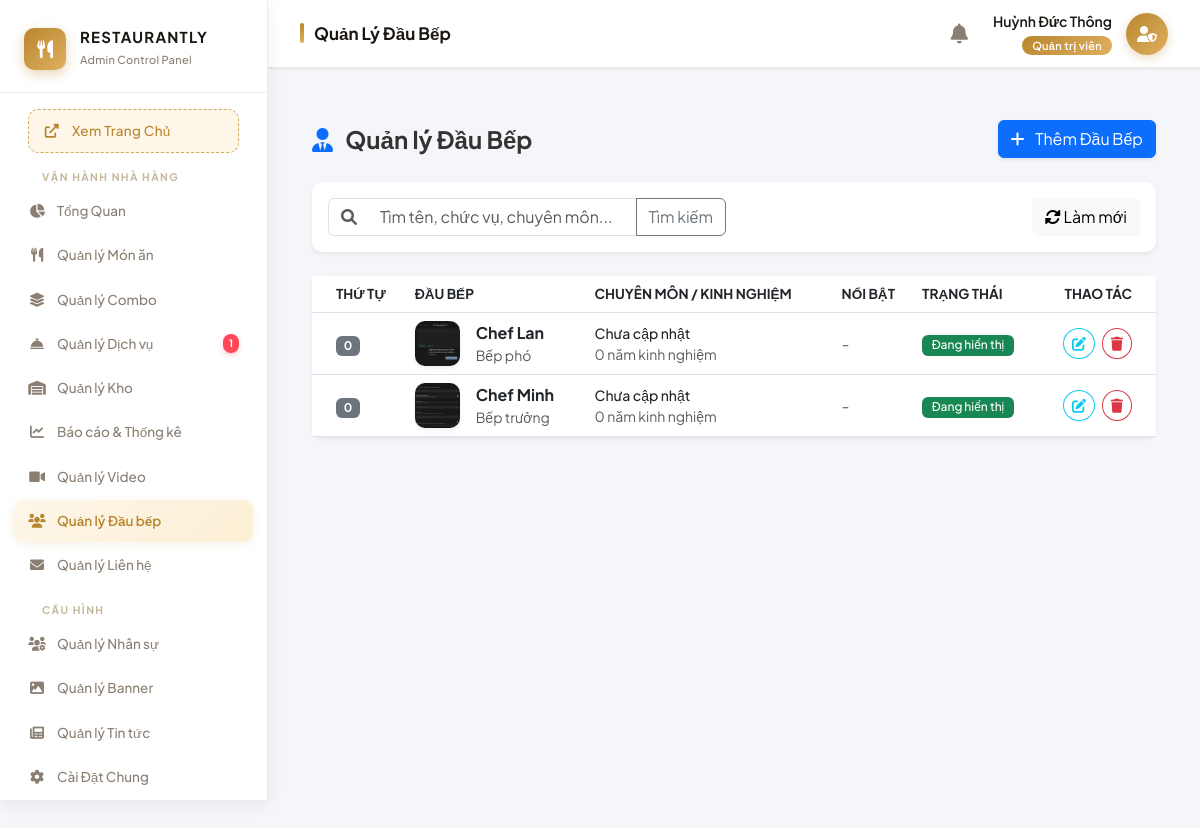
/admin/manage_chefs.php (signed in), run on an earlier commit of the app's database.
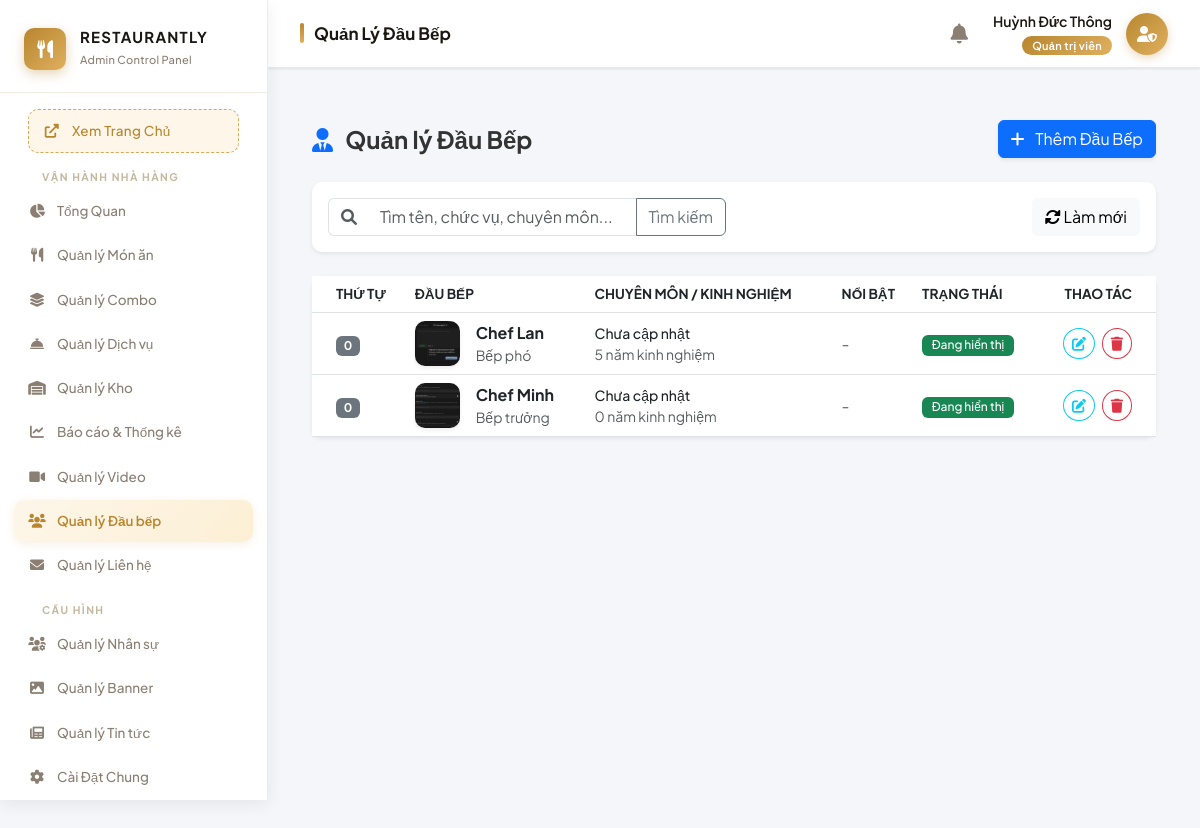
And on a later commit of the database.
### tables this page shows
CREATE TABLE `chefs` (
  `id` int(11) NOT NULL,
  `name` varchar(100) DEFAULT NULL,
  `position` varchar(100) DEFAULT NULL,
  `image` varchar(255) DEFAULT NULL,
  `experience` int(11) DEFAULT 0,
  `specialty` varchar(255) DEFAULT NULL,
  `description` text DEFAULT NULL,
  `quote` varchar(255) DEFAULT NULL,
  `facebook` varchar(255) DEFAULT NULL,
  `instagram` varchar(255) DEFAULT NULL,
  `email` varchar(255) DEFAULT NULL,
  `is_active` tinyint(1) DEFAULT 1,
  `is_featured` tinyint(1) DEFAULT 0,
  `sort_order` int(11) DEFAULT 0
);

### admin/manage_chefs.php (the view, shortened to what the changed rows need)
<?php
include '../public/admin_layout_header.php';
$db = (new Database())->getConnection();
$page = isset($_GET['page']) ? max(1, (int)$_GET['page']) : 1;
$limit = 10;
$offset = ($page - 1) * $limit;
$where = ["1=1"];
$params = [];
$where_clause = implode(" AND ", $where);
$sql = "SELECT * FROM chefs WHERE $where_clause ORDER BY sort_order ASC, id DESC LIMIT $limit OFFSET $offset";
$stmt = $db->prepare($sql);
$stmt->execute($params);
$chefs = $stmt->fetchAll(PDO::FETCH_ASSOC);
?>
<div class="container-fluid py-4 min-vh-100">
    <div class="card card-custom p-0 shadow-sm border-0">
        <div class="table-responsive">
            <table class="table table-hover align-middle mb-0 text-dark">
                <thead class="bg-light text-muted" style="font-size: 0.85rem; text-transform: uppercase;">
                    <tr>
                        <th class="ps-4">Thứ tự</th>
                        <th>Đầu bếp</th>
                        <th>Chuyên môn / Kinh nghiệm</th>
                        <th>Nổi bật</th>
                        <th>Trạng thái</th>
                        <th class="text-end pe-4">Thao tác</th>
                    </tr>
                </thead>
                <tbody>
                    <?php foreach ($chefs as $chef): ?>
                        <tr>
                            <td class="ps-4">
                                <span class="badge bg-secondary"><?= $chef['sort_order'] ?></span>
                            </td>
                            <td>
                                <div class="d-flex align-items-center gap-3">
                                    <?php if ($chef['image']): ?>
                                        <img src="/restaurant-project/public/assets/img/chefs/<?= htmlspecialchars($chef['image']) ?>" class="shadow-sm" style="width: 45px; height: 45px; object-fit: cover; border-radius: 10px;" alt="Avatar">
                                    <?php else: ?>
                                        <div class="avatar-placeholder">
                                            <?= strtoupper(mb_substr($chef['name'], 0, 1)) ?>
                                        </div>
                                    <?php endif; ?>
                                    <div>
                                        <div class="fw-bold text-dark"><?= htmlspecialchars($chef['name']) ?></div>
                                        <div class="text-muted small"><?= htmlspecialchars($chef['position']) ?></div>
                                    </div>
                                </div>
                            </td>
                            <td>
                                <div class="small fw-medium text-dark"><?= htmlspecialchars($chef['specialty'] ?: 'Chưa cập nhật') ?></div>
                                <div class="small text-muted"><?= $chef['experience'] ?> năm kinh nghiệm</div>
                            </td>
                            <td>
                                <?php if ($chef['is_featured']): ?>
                                    <span class="badge bg-warning text-dark badge-status"><i class="fas fa-star text-warning"></i> Nổi bật</span>
                                <?php else: ?>
                                    <span class="text-muted">-</span>
                                <?php endif; ?>
                            </td>
                            <td>
                                <?php if ($chef['is_active']): ?>
                                    <span class="badge bg-success badge-status">Đang hiển thị</span>
                                <?php else: ?>
                                    <span class="badge bg-secondary badge-status">Đã ẩn</span>
                                <?php endif; ?>
                            </td>
                            <td class="text-end pe-4">
                                <button class="btn btn-sm btn-outline-info rounded-circle me-1" title="Chỉnh sửa"
                                    onclick='openModal("edit", <?= htmlspecialchars(json_encode($chef, JSON_HEX_QUOT | JSON_HEX_TAG | JSON_HEX_AMP | JSON_HEX_APOS)) ?>)'>
                                    <i class="fas fa-edit"></i>
                                </button>
                                <form method="POST" class="d-inline" onsubmit="return confirm('Bạn có chắc chắn muốn xóa đầu bếp này? Dữ liệu không thể khôi phục.');">
                                    <button type="submit" class="btn btn-sm btn-outline-danger rounded-circle" title="Xóa">
                                        <i class="fas fa-trash"></i>
                                    </button>
                                </form>
                            </td>
                        </tr>
                    <?php endforeach; ?>
                </tbody>
            </table>
        </div>
    </div>
</div>
</div>
</div>
</body>
</html>

### public/admin_layout_header.php (shortened to what the changed rows need)
<?php
if (!function_exists('isActive')) {
    function isActive($path)
    {
        $uriPath = parse_url($_SERVER['REQUEST_URI'] ?? '', PHP_URL_PATH) ?? '';
        if (strpos($path, '/') === false) {
            return (basename($uriPath) === $path) ? 'active' : '';
        }
        return (strpos($uriPath, $path) !== false) ? 'active' : '';
    }
}
$pending_services_count = 0;
try {
    if (!isset($db)) {
        $db = (new Database())->getConnection();
    }
    if (isset($db)) {
        $stmt_ps = $db->query("SELECT COUNT(*) FROM service_bookings WHERE status = 'Pending'");
        $pending_services_count = (int)$stmt_ps->fetchColumn();
    }
} catch (Exception $e) {
    $low_stock_count = $expiry_count = $total_alerts = 0;
}
?>
<!DOCTYPE html>
<html lang="vi">
<head>
    <link href="https://cdn.jsdelivr.net/npm/bootstrap@5.3.0/dist/css/bootstrap.min.css" rel="stylesheet">
    <link rel="stylesheet" href="https://cdnjs.cloudflare.com/ajax/libs/font-awesome/6.0.0/css/all.min.css">
</head>
<body>
    <aside class="admin-sidebar">
        <div class="sidebar-brand">
            <div class="brand-text">
                <h2>RESTAURANTLY</h2>
            </div>
        </div>
        <div class="menu-scroll">
            <ul class="menu-list">
                <li class="<?= isActive('manage_services.php') ?>">
                    <a href="/restaurant-project/admin/controllers/manage_services.php">
                        <i class="fas fa-concierge-bell"></i>
                        <span>Quản lý Dịch vụ</span>
                        <?php if ($pending_services_count > 0): ?>
                            <span class="badge-notify"><?= $pending_services_count ?></span>
                        <?php endif; ?>
                    </a>
                </li>
        </ul>
    </aside>
    <div class="main-wrapper">
        <div class="content-area">

What changed in the data, as far as the page shows it:
changed chefs "Chef Lan": experience "0" → "5"
Also different on the page:
$pending_services_count: "1" → (not shown)
